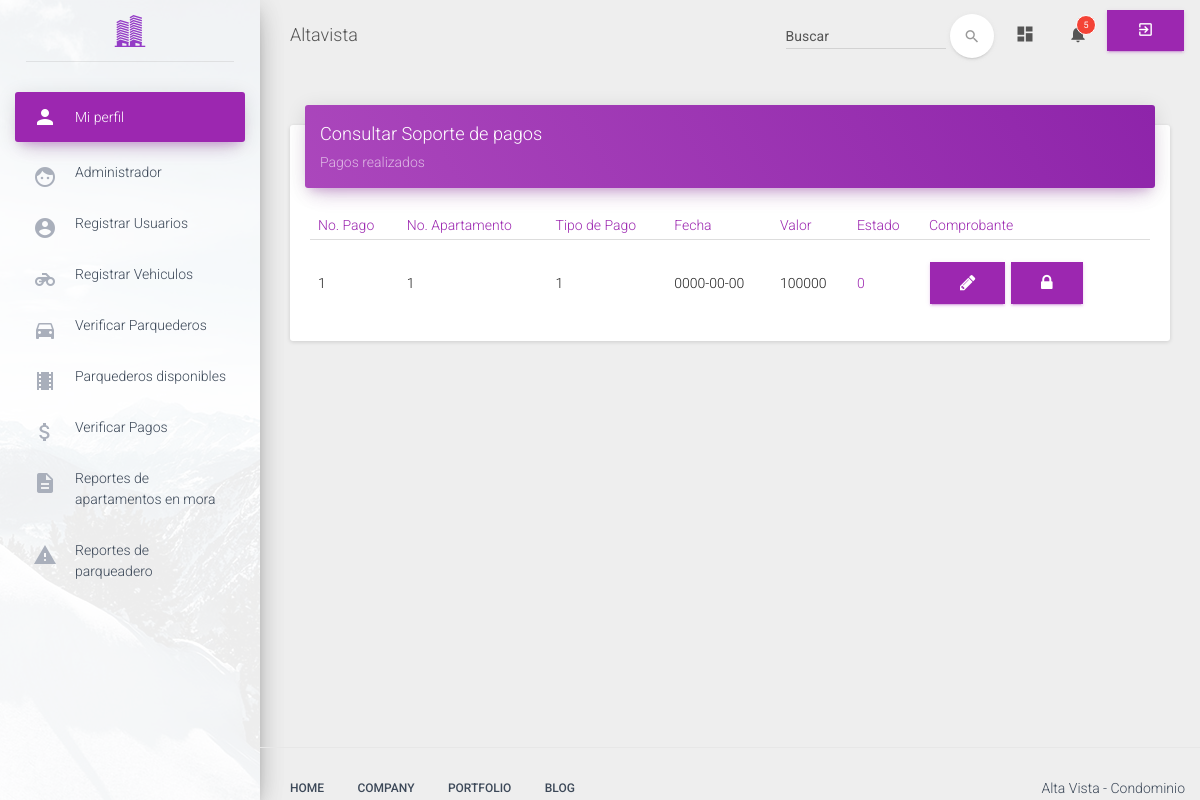
The page /view/app/pagos/listarPago.php on the database as committed earlier.
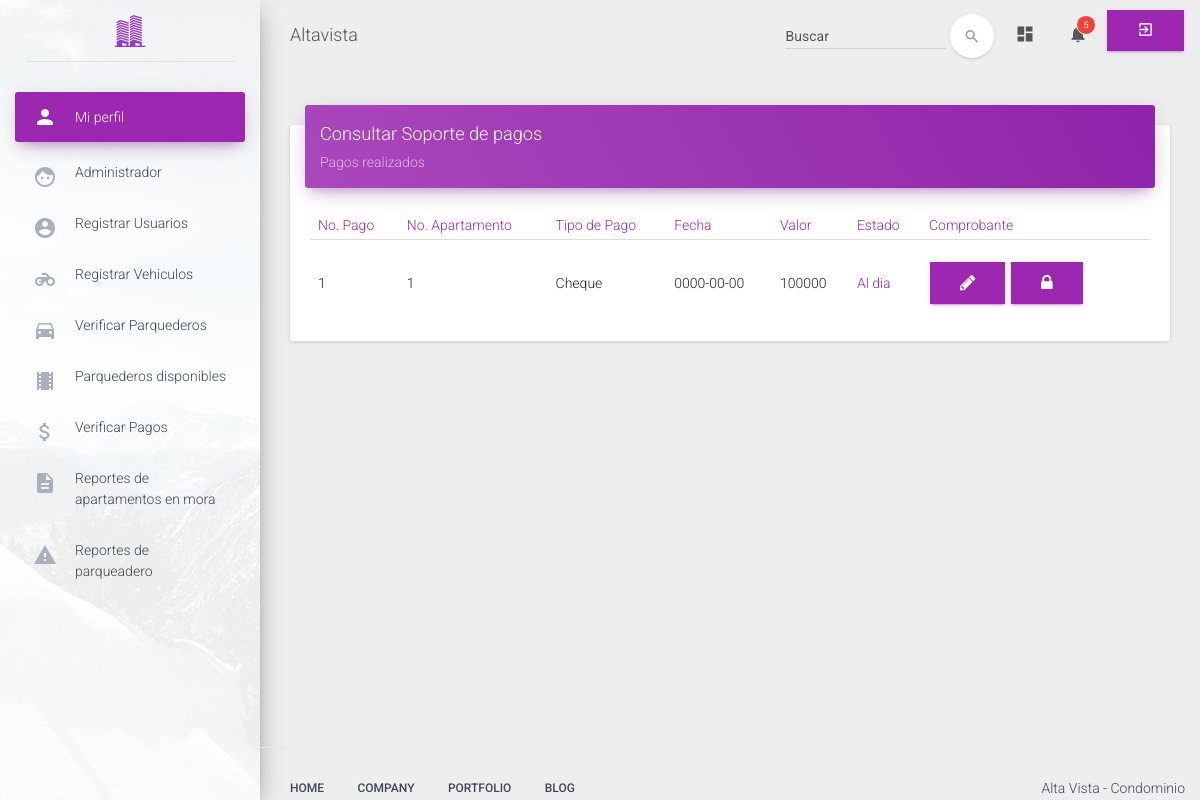
The same page on the database as committed later.
### tables this page shows
CREATE TABLE `pagos` (
  `id_pagos` int(11) NOT NULL AUTO_INCREMENT,
  `id_apartamento` int(11) NOT NULL,
  `tipo_pago` varchar(25) NOT NULL,
  `referencia` varchar(45) NOT NULL,
  `valor` int(11) NOT NULL,
  `fecha` varchar(25) NOT NULL,
  `estado` varchar(10) NOT NULL,
  `url_documento` varchar(45) NOT NULL,
  PRIMARY KEY (`id_pagos`),
  KEY `fk_apartamento_pagos_idx` (`id_apartamento`),
  CONSTRAINT `fk_apartamento_pagos` FOREIGN KEY (`id_apartamento`) REFERENCES `apartamentos` (`id_apartamentos`) ON DELETE NO ACTION ON UPDATE NO ACTION
);

### config/Conexion.php (called while the page is built)
<?php
class Conexion {
    public static function conectar() {
        try {
            $conexion = new PDO('mysql:host=localhost;dbname=altavista', 'root', '');
            $conexion->setAttribute(PDO::ATTR_ERRMODE, PDO::ERRMODE_EXCEPTION);
            $conexion->exec("SET CHARACTER SET UTF8");
        } catch (Exception $e) {
            die('Error no se pudo establecer la conexión') . $e->getMessage();
            echo "Linea" . $e->getLine();
        }
        return $conexion;
    }
}
?>

### controller/PagosResidenteController.php (called while the page is built, shortened)
<?php
require_once(FOLDER_PROJECT . "/model/Pago.php");
class PagosResidenteController {
    public $model;
    public function __CONSTRUCT() {
        $this->model = new Pago();
    }
    public function consultar() {
        $resultado = $this->model->consultar();
        return $resultado;
    }
}

### model/Pago.php (called while the page is built, shortened)
<?php
class Pago {
    private $conexion;
   public function __CONSTRUCT() {
        require_once(FOLDER_PROJECT . '/config/Conexion.php');
        try {
            $this->conexion = Conexion::conectar();
        } catch (Exception $exc) {
            die($exc->getMessage());
        }
    }
    public function consultar() {
        try {
            $consula = $this->conexion->query("SELECT * FROM pagos");
            while ($filas = $consula->fetch(PDO::FETCH_ASSOC)) {
                $this->result[] = $filas;
            }
            return $this->result;
        } catch (Exception $e) {
            echo $e->getTraceAsString();
            echo $e->getMessage();
        }
    }
}

### view/app/pagos/listarPago.php (the view, shortened to what the changed rows need)
<!doctype html>
<html lang="en">
    <head>
        <?php
        include(FOLDER_VIEW . "/template/head.php");
        require_once (FOLDER_PROJECT . "/controller/PagosResidenteController.php");
        ?>
    </head>
    <body>
        <div class="wrapper">
            <div class="main-panel">
                <div class="content">
                    <div class="container-fluid">
                        <div class="row">
                            <div class="col-md-12">
                                <div class="card">
                                    <div class="card-content table-responsive">
                                        <table class="table">
                                            <thead class="text-primary">
                                            <th>No. Pago</th>
                                            <th>No. Apartamento</th>
                                            <th>Tipo de Pago</th>
                                            <th>Fecha</th>
                                            <th>Valor</th>
                                            <th>Estado</th>
                                            <th>Comprobante</th>
                                            <th></th>
                                            </thead>
                                            <tbody>
                                                <?php $pago = new PagosResidenteController() ?>
                                                <?php foreach ($pago->consultar() as $r): ?>
                                                    <tr>
                                                        <td><?php echo $r['id_pagos']; ?></td>
                                                        <td><?php echo $r['id_apartamento']; ?></td>
                                                        <td><?php echo $r['tipo_pago']; ?></td>
                                                        <td><?php echo $r['fecha']; ?></td>
                                                        <td><?php echo $r['valor']; ?></td>
                                                        <td class="text-primary"><?php echo $r['estado']; ?></td>
                                                        <td class="text-primary">
                                                            <a class="btn btn-primary" href="editarPago.php?id=<?php echo $r['id_pagos'] ?>">
                                                                <i class="fa fa-pencil"></i>
                                                            </a>
                                                            <a  class="btn btn-primary" href="cambiarEstado.php?id=<?php echo $r['id_pagos'] ?>&es=<?php echo $r['estado'] ?>">
                                                                <i class="fa fa-lock"></i>
                                                            </a>
                                                        </td>
                                                    </tr>
                                                <?php endforeach; ?>
                                            </tbody>
                                        </table>
                                    </div>
                                </div>
                            </div>
                        </div>
                    </div>
                </div>
            </div>
        </div>
    </body>
</html>

Rows that differ between the two databases and show on the page:
changed pagos id 1: tipo_pago "1" → "Cheque"; estado "0" → "Al dia"
